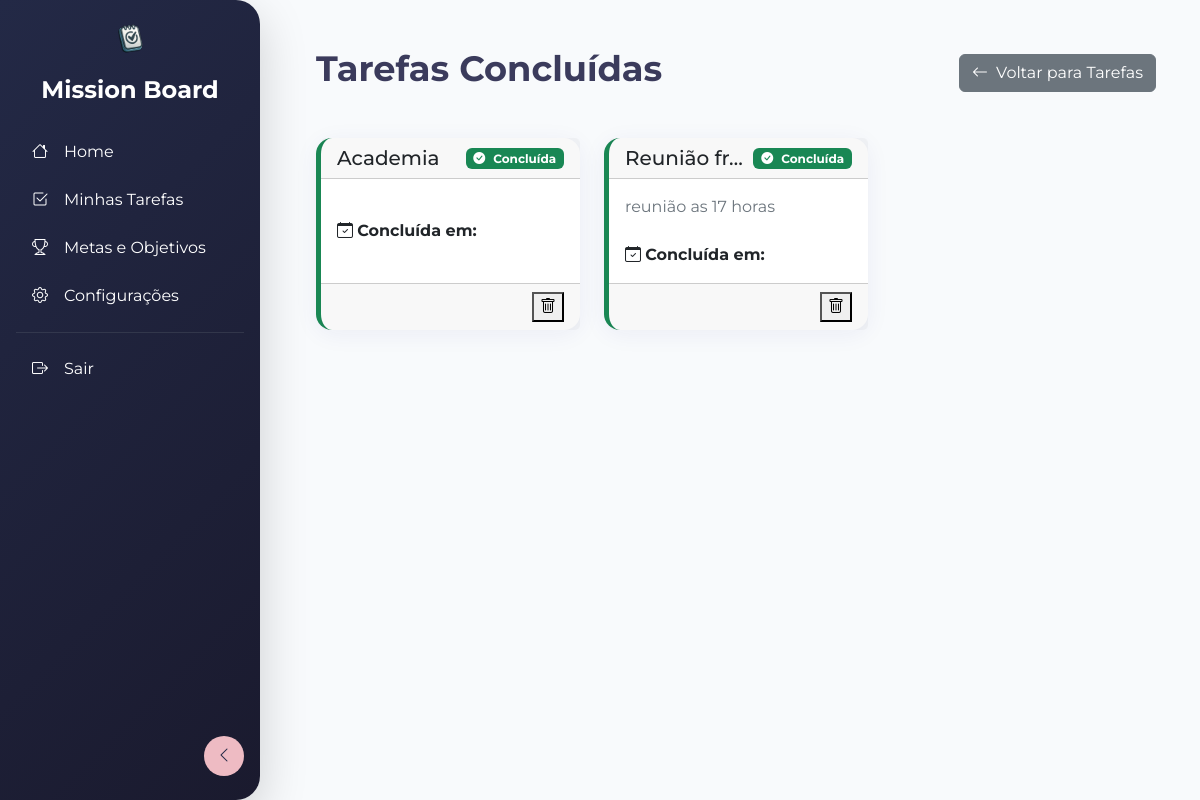
The app's page /task/list/completed/ (signed in) with its own data.
### tasks/models.py (models this page shows, shortened)
class Task(models.Model):
    PRIORITY_CHOICES = [
        ('low', 'Baixa'),
        ('medium', 'Média'),
        ('high', 'Alta'),
    ]
    user = models.ForeignKey(User, verbose_name='Usuário', on_delete=models.CASCADE, max_length=50)
    title = models.CharField(max_length=255)
    description = models.TextField(blank=True, null=True)
    category = models.ForeignKey(Category, on_delete=models.SET_NULL, blank=True, null=True)
    due_date = models.DateField()
    priority = models.CharField(max_length=10, choices=PRIORITY_CHOICES, default='medium')
    goal = models.ForeignKey("goals.Goal", on_delete=models.CASCADE, blank=True, null=True)
    completed = models.BooleanField(default=False)
    created_at = models.DateTimeField(auto_now_add=True)

### tasks/views.py (the view)
# urls.py: path('task/list/completed/', views.CompletedTasksView.as_view(), name='completed_tasks'),
class CompletedTasksView(LoginRequiredMixin, ListView):
    model = models.Task
    context_object_name = 'tasks'
    template_name = 'completed_tasks.html'
    def get_context_data(self, **kwargs):
        context = super().get_context_data(**kwargs)
        context['tasks'] = Task.objects.filter(completed=True)
        return context

### tasks/templates/completed_tasks.html (shortened to what this page needs)
{% extends 'base.html' %}
{% block content %}
<div class="page-header">
    <h1 class="page-title">Tarefas Concluídas</h1>
    <a href="{% url 'task_list' %}" class="btn btn-secondary">
        <i class="bi bi-arrow-left me-2"></i>Voltar para Tarefas
    </a>
</div>
<div class="row mt-4">
    {% for task in tasks %}
    <div class="col-md-6 col-lg-4 mb-4">
        <div class="card task-card priority-low">
            <div class="card-header d-flex justify-content-between align-items-center">
                <h5 class="card-title mb-0 text-truncate">{{ task.title }}</h5>
                <span class="badge bg-success"><i class="bi bi-check-circle-fill me-2"></i>Concluída</span>
            </div>
            <div class="card-body">
                <p class="card-text text-secondary mb-4">{{ task.description|truncatewords:20 }}</p>
                <div class="task-meta-item">
                    <i class="bi bi-calendar-check"></i>
                    <span><strong>Concluída em:</strong> {{ task.updated_at|date:"d/m/Y" }}</span>
                </div>
            </div>
            <div class="card-footer d-flex justify-content-end align-items-center">
                <button type="button" class="btn-action" data-bs-toggle="modal" data-bs-target="#deleteModal{{ task.id }}" title="Excluir">
                    <i class="bi bi-trash"></i>
                </button>
            </div>
        </div>
    </div>
    {% empty %}
    <div class="col-12">
        <div class="alert alert-info text-center" role="alert">
            <i class="bi bi-info-circle me-2"></i>Nenhuma tarefa concluída encontrada.
        </div>
    </div>
    {% endfor %}
</div>
{% endblock %}

### app/templates/base.html (style rules this page uses)
:root { --color-primary: #6366f1; --color-primary-light: #e0e7ff; --color-text-dark: #3b3b5c; --color-text-light: #4f4f7b; --color-bg-light: #f8fafc; --color-white: #ffffff; --color-danger: #dc3545; --color-warning: #ffc107; --color-success: #198754; --font-family-main: 'Montserrat', 'Poppins', sans-serif; }
body { font-family: var(--font-family-main); background-color: var(--color-bg-light); }
.page-header { display: flex; justify-content: space-between; align-items: center; margin-bottom: 2.5rem; }
.page-title { font-family: var(--font-family-main); font-size: 2.2rem; font-weight: 700; color: var(--color-text-dark); }
.task-card, .goal-card { background: var(--color-white); border-radius: 16px; box-shadow: 0 4px 24px rgba(31, 38, 135, 0.06); border: none; border-left: 5px solid; transition: all 0.3s ease; display: flex; flex-direction: column; height: 100%; }
.task-card.priority-low, .goal-card.priority-low { border-color: var(--color-success); }

### app/templates/components/_menu.html (style rules this page uses)
:root { --sidebar-bg: linear-gradient(135deg, #232946 0%, #1a1a2e 100%); --sidebar-accent: #eebbc3; --sidebar-hover: rgba(238, 187, 195, 0.12); --sidebar-width: 260px; --sidebar-collapsed-width: 80px; }

### records on screen
Task: title "Academia"
Task: title "Reunião fr…", description "reunião as 17 horas"
